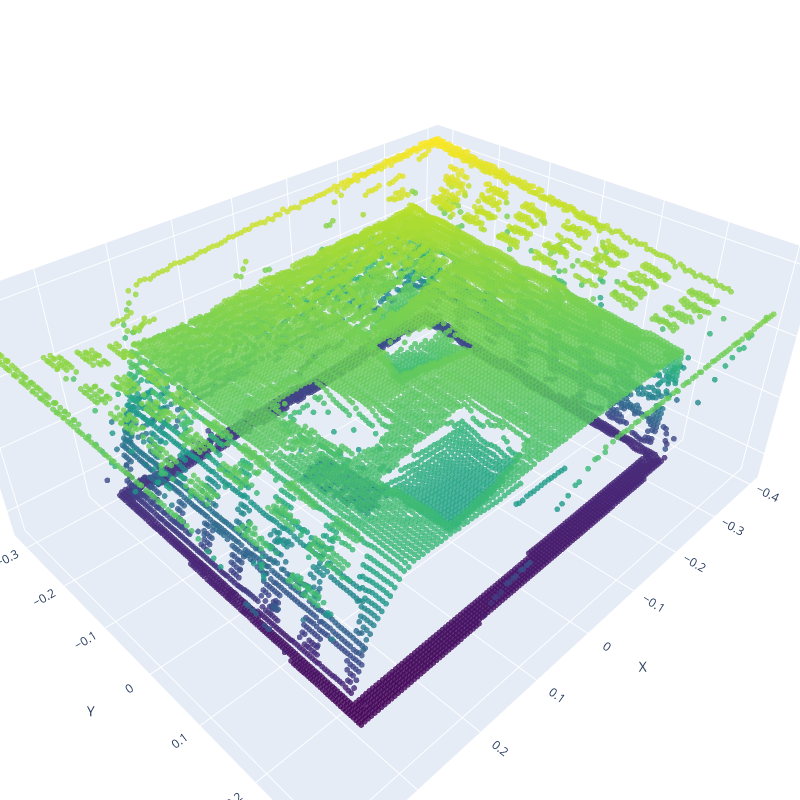

Here is the notebook cell this chart was saved with:
### Markdown cell above
### Interpolate point cloud

### Code cell
def interpolate_point_cloud(pc, target_size=(224, 224)):
    """Interpolate a point cloud to a fixed size."""

    pc = torch.tensor(pc).unsqueeze(0) 
    pc_interp = F.interpolate(pc, size=target_size, mode='bilinear', align_corners=False)
    return pc_interp.squeeze(0).numpy() 


pc_interpolated = interpolate_point_cloud(pc3d, target_size=(224, 224))
print(f"Interpolated Point Cloud Shape: {pc_interpolated.shape}")

# visualize the interpolated point cloud
visualize_pointcloud(pc_interpolated, downsample_factor=2)

### Figure 1 — Plotly figure (JSON) as saved in the notebook; plotly's stock layout.template omitted (floating-point values rounded to 4 significant figures; data arrays with more than 128 entries replaced by an {"elided": "..."} marker saying what was removed)
{"data": [{"marker": {"color": {"elided": "12544 float values"}, "colorscale": [[0, "#440154"], [0.1111, "#482878"], [0.2222, "#3e4989"], [0.3333, "#31688e"], [0.4444, "#26828e"], [0.5556, "#1f9e89"], [0.6667, "#35b779"], [0.7778, "#6ece58"], [0.8889, "#b5de2b"], [1, "#fde725"]], "opacity": 0.8, "size": 2}, "mode": "markers", "type": "scatter3d", "x": {"elided": "12544 float values"}, "y": {"elided": "12544 float values"}, "z": {"elided": "12544 float values"}}], "layout": {"height": 800, "margin": {"b": 0, "l": 0, "r": 0, "t": 0}, "scene": {"aspectmode": "data", "xaxis": {"title": {"text": "X"}}, "yaxis": {"title": {"text": "Y"}}, "zaxis": {"title": {"text": "Z"}}}, "width": 800}}
